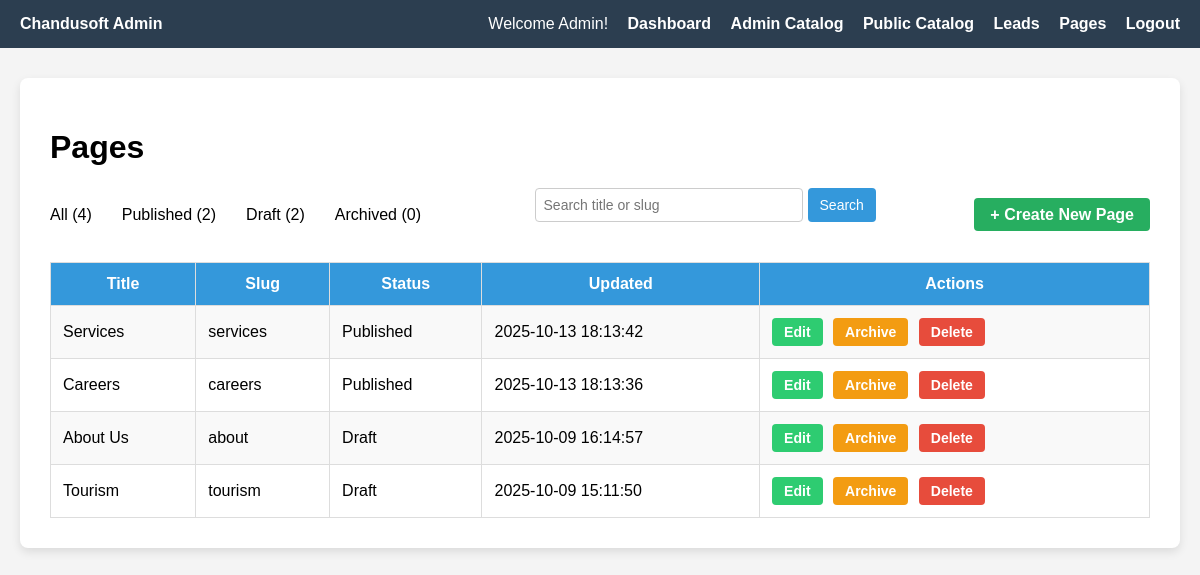
Page /admin/pages.php (signed in) on the earlier database version.
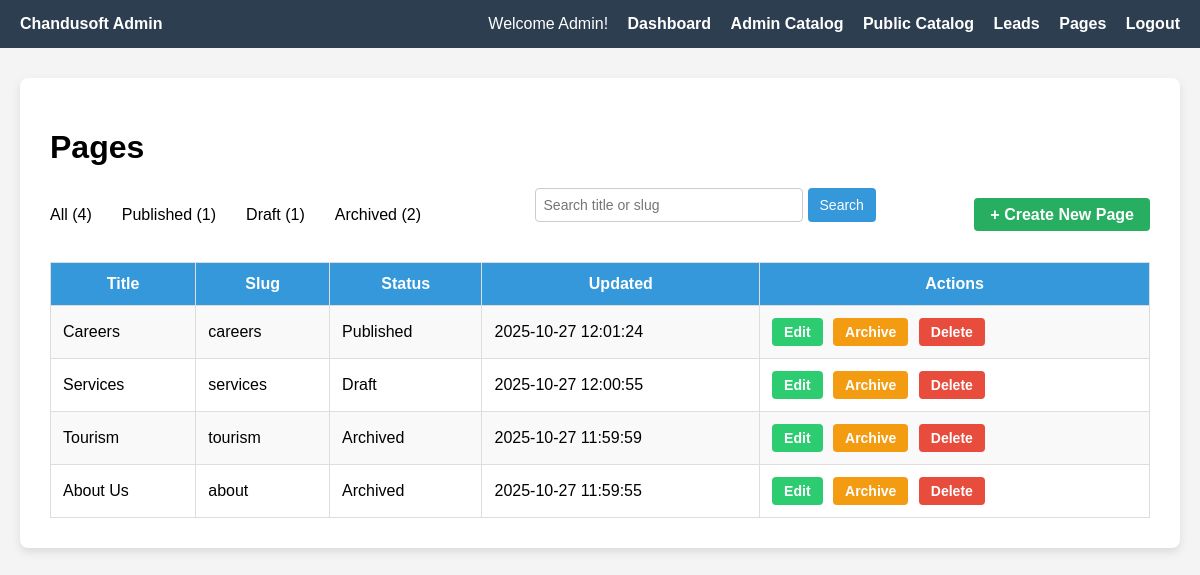
Same page on the later database version.
### tables this page shows
CREATE TABLE `pages` (
  `id` int NOT NULL AUTO_INCREMENT,
  `title` varchar(255) NOT NULL,
  `slug` varchar(255) NOT NULL,
  `content_html` text,
  `status` enum('draft','published','archived') DEFAULT 'draft',
  `updated_at` datetime DEFAULT CURRENT_TIMESTAMP ON UPDATE CURRENT_TIMESTAMP,
  PRIMARY KEY (`id`),
  UNIQUE KEY `slug` (`slug`)
);

### admin/pages.php (the view, shortened to what this page needs)
<?php
$user = $_SESSION['user'];
$role = htmlspecialchars(ucfirst($user['role'] ?? 'Editor'));
$conn = new mysqli('localhost', 'root', '', 'chandusoft');
$publishedCount = $conn->query("SELECT COUNT(*) as count FROM pages WHERE status = 'published'")->fetch_assoc()['count'];
$draftCount = $conn->query("SELECT COUNT(*) as count FROM pages WHERE status = 'draft'")->fetch_assoc()['count'];
$archivedCount = $conn->query("SELECT COUNT(*) as count FROM pages WHERE status = 'archived'")->fetch_assoc()['count'];
$allCount = $conn->query("SELECT COUNT(*) as count FROM pages")->fetch_assoc()['count'];
$search = $_GET['search'] ?? '';
$search = trim($search);
$whereClause = '';
if ($search !== '') {
    $stmt = $conn->prepare("SELECT * FROM pages $whereClause AND (title LIKE ? OR slug LIKE ?) ORDER BY updated_at DESC");
    $likeSearch = "%$search%";
    $stmt->bind_param("ss", $likeSearch, $likeSearch);
    $stmt->execute();
    $pages = $stmt->get_result();
    $stmt->close();
} else {
    $pages = $conn->query("SELECT * FROM pages $whereClause ORDER BY updated_at DESC");
}
?>
<!DOCTYPE html>
<html>
<head>
</head>
<body>
<div class="navbar">
    <div><strong>Chandusoft Admin</strong></div>
    <div class="links">
        Welcome <?= $role ?>!
        <a href="/app/dashboard.php">Dashboard</a>
    <?php if ($role === 'Admin'): ?>
        <a href="/admin/catalog.php">Admin Catalog</a>
        <a href="/public/catalog.php">Public Catalog</a>
    <?php elseif ($role === 'Editor'): ?>
        <a href="/public/catalog.php">Public Catalog</a>
    <?php endif; ?>
        <a href="/admin/admin-leads.php">Leads</a>
        <a href="/admin/pages.php">Pages</a>
        <a href="/admin/logout.php">Logout</a>
    </div>
</div>
<div class="container">
    <h1>Pages</h1>
    <div class="top-bar" style="display:flex; justify-content: space-between; align-items: center; margin-bottom: 20px;">
        <div class="filters" style="gap: 15px; display: flex;">
            <a href="pages.php">All (<?= $allCount ?>)</a>
            <a href="pages.php?status=published">Published (<?= $publishedCount ?>)</a>
            <a href="pages.php?status=draft">Draft (<?= $draftCount ?>)</a>
            <a href="pages.php?status=archived">Archived (<?= $archivedCount ?>)</a>
        </div>
        <form method="get" class="search-form" style="display:flex; gap: 5px;">
            <input type="text" name="search" placeholder="Search title or slug" value="<?= htmlspecialchars($search) ?>">
            <input type="submit" value="Search">
        </form>
        <div>
            <a class="create-btn" href="create.php">
                + Create New Page
            </a>
        </div>
    </div>
    <table>
        <tr>
            <th>Title</th>
            <th>Slug</th>
            <th>Status</th>
            <th>Updated</th>
            <th>Actions</th>
        </tr>
        <?php while ($page = $pages->fetch_assoc()): ?>
<tr>
    <td><?= htmlspecialchars($page['title']) ?></td>
    <td><?= htmlspecialchars($page['slug']) ?></td>
    <td><?= ucfirst($page['status']) ?></td>
    <td><?= htmlspecialchars($page['updated_at']) ?></td>
    <td class="actions">
        <a href="edit.php?id=<?= $page['id'] ?>" class="btn btn-edit">Edit</a>
        <?php if (strtolower($role) === 'admin'): ?>
            <a href="archive.php?id=<?= $page['id'] ?>" class="btn btn-archive">Archive</a>
            <a href="delete.php?id=<?= $page['id'] ?>" class="btn btn-delete" onclick="return confirm('Are you sure you want to delete this page?')">Delete</a>
        <?php endif; ?>
    </td>
</tr>
<?php endwhile; ?>

### admin/pages.php (style rules this page uses)
body { font-family: Arial, sans-serif; background: #f4f4f4; margin: 0; padding: 0; }
.navbar { background-color: #2c3e50; color: white; padding: 15px 20px; display: flex; justify-content: space-between; align-items: center; }
.navbar .links a { color: white; text-decoration: none; margin-left: 15px; font-weight: bold; }
.container { max-width: 1100px; margin: 30px auto; background: #fff; padding: 30px; border-radius: 8px; box-shadow: 0 4px 10px rgba(0,0,0,0.1); }
.top-bar { display: flex; justify-content: space-between; align-items: center; margin-bottom: 20px; }
.top-bar .filters a { margin-right: 15px; text-decoration: none; color: #000000ff; }
.filters a { color: black; text-decoration: none; transition: text-decoration 0.3s ease, color 0.3s ease; }
.top-bar input[type="text"] { padding: 8px; width: 200px; border: 1px solid #ccc; border-radius: 4px; }
.top-bar .create-btn { background-color: #27ae60; color: white; padding: 8px 16px; text-decoration: none; border-radius: 4px; font-weight: bold; }
.search-form { margin-bottom: 20px; }
.search-form input[type="text"] { padding: 8px; font-size: 14px; border: 1px solid #ccc; border-radius: 4px; width: 250px; }
.search-form input[type="submit"] { padding: 8px 12px; font-size: 14px; border: none; background-color: #3498db; color: white; border-radius: 4px; cursor: pointer; }
table { border-collapse: collapse; width: 100%; }
th, td { border: 1px solid #ddd; padding: 12px; }
th { background-color: #3498db; color: white; }
tr:nth-child(even) { background: #f9f9f9; }
.actions a { margin-right: 10px; text-decoration: none; padding: 5px 10px; border-radius: 4px; font-weight: bold; }
.actions .btn { display: inline-block; padding: 6px 12px; margin-right: 6px; font-size: 14px; font-weight: bold; text-decoration: none; border-radius: 4px; color: white; }
.btn-edit { background-color: #2ecc71; }
.btn-archive { background-color: #f39c12; }
.btn-delete { background-color: #e74c3c; color: white; }

Differences in the rows shown:
changed pages "Careers": updated_at "2025-10-13 18:13:36" → "2025-10-27 12:01:24"; moves up the list
changed pages "Services": status "Published" → "Draft"; updated_at "2025-10-13 18:13:42" → "2025-10-27 12:00:55"
changed pages "Tourism": status "Draft" → "Archived"; updated_at "2025-10-09 15:11:50" → "2025-10-27 11:59:59"; moves up the list
changed pages "About Us": status "Draft" → "Archived"; updated_at "2025-10-09 16:14:57" → "2025-10-27 11:59:55"
Other differences:
$publishedCount: "2" → "1"
$draftCount: "2" → "1"
$archivedCount: "0" → "2"
